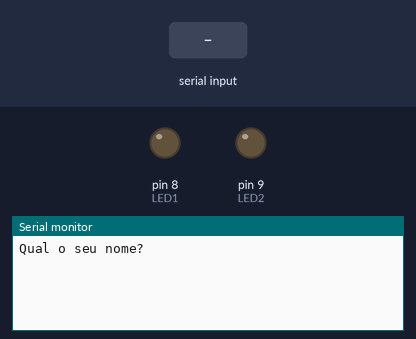
A sketch run on a simulated Arduino Uno, built with avr-gcc and run on an emulated ATmega328P. On the bench: output pins drawn as LEDs (lit = HIGH), the last lines printed to the serial monitor. Inputs (shaded band) come from the test bench.

Above: at 1.2 s.
1.3 s: "90,45\n" received over Serial
At 3.4 s:
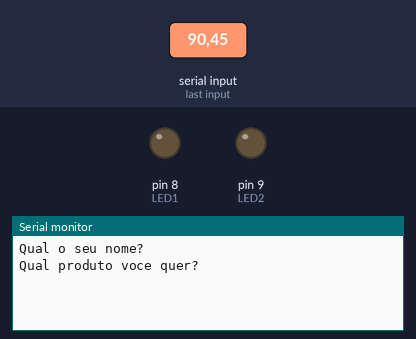
3.8 s: "30,150\n" received over Serial
At 5.4 s:
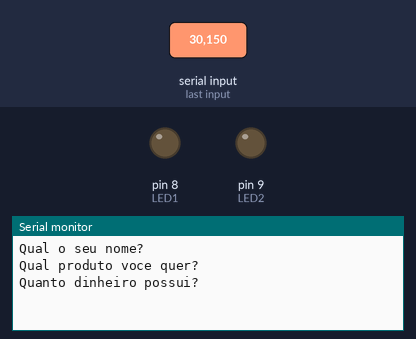
6.3 s: "5\n" received over Serial
At 7.37 s:
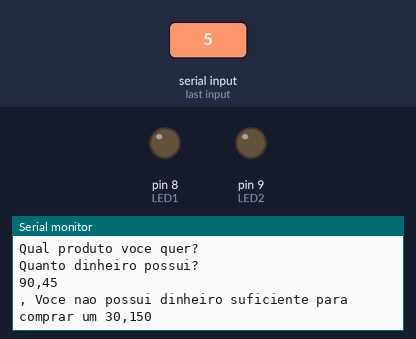
Timing chart, 0 to 9.3 s (numbered marks = the images above; inputs shaded):
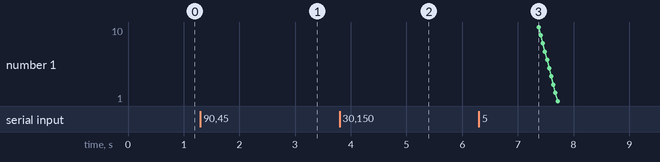

The sketch:

Exercicio01.ino
```cpp
#include <SoftwareSerial.h>

const int LED1 = 8;
const int LED2 = 9;
int pisca = 10;


void setup() {
  pinMode(LED1, OUTPUT);
  pinMode(LED2, OUTPUT);
  Serial.begin(9600);

}
void loop() {
  // Pergunta no Serial Monitor o nome.
  Serial.println("Qual o seu nome? ");
  while(!Serial.available());
  String nome = Serial.readString();

  // Pergunta qual produto o usuario quer.
  Serial.println("Qual produto voce quer? ");
  while(!Serial.available());
  String produto = Serial.readString();

  // Pergunta o saldo do usario.
  Serial.println("Quanto dinheiro possui? ");
  while(!Serial.available());
  String dinheiro = Serial.readString();
  float valor = atof(dinheiro.c_str());

  bool temIdade = false;
  int idade = 19;

  // Verifica se o usuario é maior de idade
  if(idade > 18) {
  	temIdade = true;
  }

    // Se for maior de idade e tiver dinheiro suficiente, consegue comprar o produto desejado e o LED acende.
  if(temIdade) {
    if(valor > 250) {
      Serial.println  (nome + ", Voce consegue comprar um " + produto);
      digitalWrite(LED1, HIGH);
    } else {
      // Se nao tiver dinheiro suficiente, nao consegue comprar o produto e o LED permanece desligado.
      Serial.println(nome + ", Voce nao possui dinheiro suficiente para comprar um " + produto);
      digitalWrite(LED1, LOW);
    }
  }

  if(valor > 10000) {
    digitalWrite(LED1, LOW);
    delay(500);
    digitalWrite(LED2, HIGH);
    delay(500);
    digitalWrite(LED1, HIGH);
    delay(500);
    digitalWrite(LED2, LOW);
    delay(500);
}

//Autodestruicao.
  while(pisca > 0) {
    Serial.println(String(pisca) + " Segundos para a autodestruição");
    pisca--;
  }

  Serial.println(" ");

}
```

Measured:
- after the input at 1.3 s, the serial monitor: prints a new line after 1.0 s (image 1)
- after the input at 3.8 s, the serial monitor: prints a new line after 1.0 s (image 2)
- after the input at 6.3 s, the serial monitor: prints a new line after 1.0 s (image 3)
